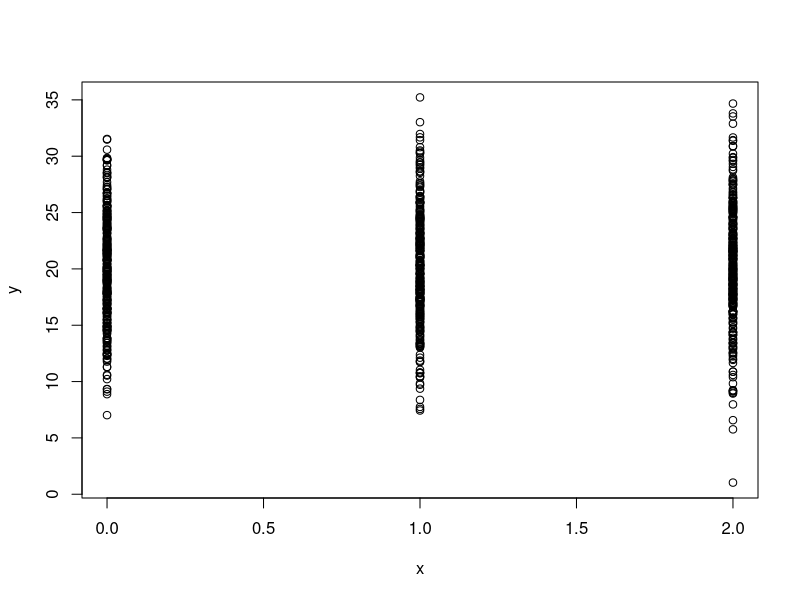
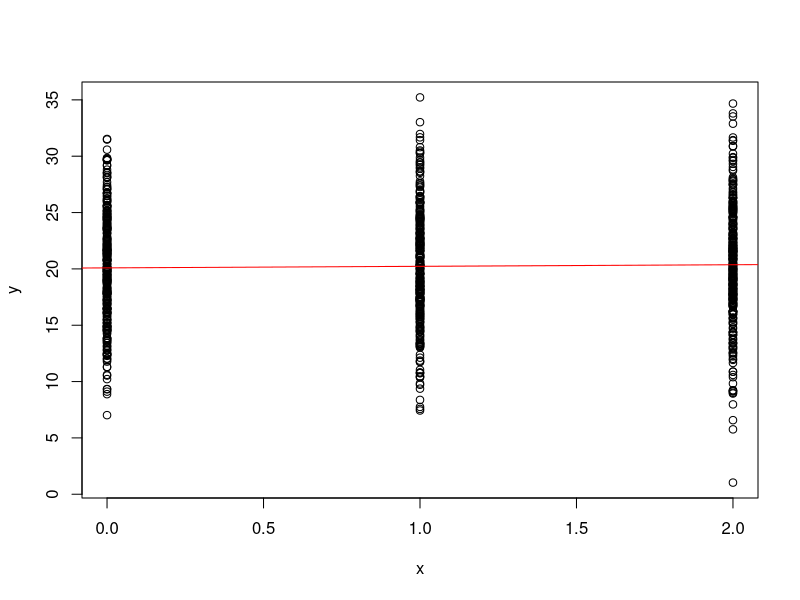

Write the R code that produced these figures, in order.
#GENERATOR MODEL
n=1000                            #ndata
x<-floor(runif(n,0,3))            #genotypes
beta<-rnorm(1,0,.5)              #allele subst effects
mu=20                             #population mean
y<-mu+beta*x+rnorm(n,0,sd=5)      #generate data
y_cat<-ifelse(y<mean(y),0,1)      #categorize variable

plot(x,y)                         #plot the data

#FREQUENTIST APPROACH
#####################
#Calculate regression coeficients
SSxy<- sum( (x-mean(x))*(y-mean(y)) )
SSxx<-sum( (x-mean(x))**2 )
b1<-SSxy/SSxx                           #b=cov(x,y)/var(x)
 
print(paste("The estimated coefficient regresion is",b1))

b0<-mean(y)-b1*mean(x)                  #a=E(y)+bE(x)
print(paste("The estimated intercept is",b0))

#plot data and regression line
plot(x,y)
abline(b0,b1,col="red")

#Calculate the t statistic and the p-value
SSE<-sum((y-(b0+b1*x))**2)
SSE
sR<-SSE/(length(y)-2)

t<-(b1-0)/sqrt(sR/SSxx)
t
#t-Student tables to calculate the cummulative probability of the parametric value (P-value)
#http://cms.dm.uba.ar/academico/materias/1ercuat2015/probabilidades_y_estadistica_C/tabla_tstudent.pdf
#http://www.jorgegalbiati.cl/nuevo_06/tstud.pdf

A<- 1-pt(abs(t),df=(n-2)) #1-cummulative_probability(t,for n-2 degrees of freedom)
pvalue<-2*A
pvalue

#Use glm
summary(glm(y~x))
summary(glm(y_cat~x,family = binomial))

